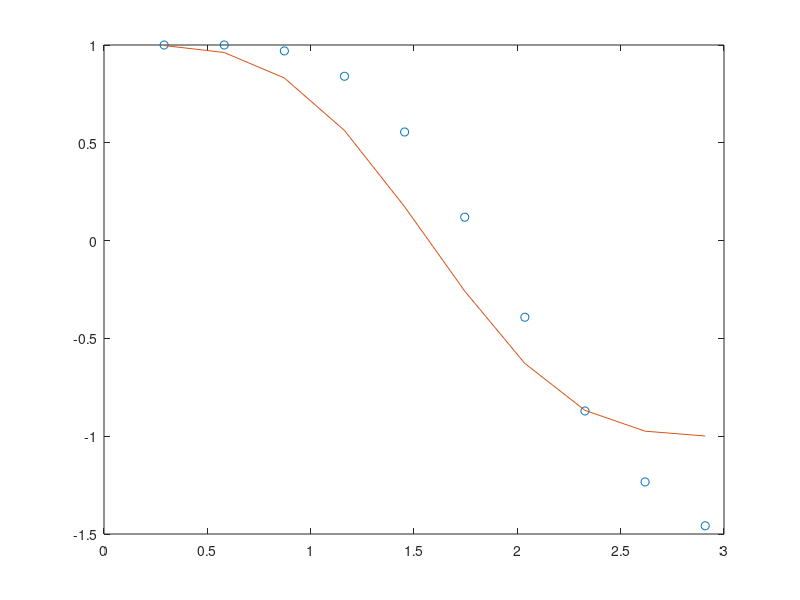

The MATLAB script that drew this image:
clear

f=@(x) cos(3*x) ;
y_ex=@(x) (9*cos(x)-cos(3*x))/8 ;

y0=1 ; % valor y(0) 
y1=0; % valor y'(0)
a=0 ; b=3.2 ; ndim=10 ; % ndim=input('ndim ? ')

h=(b-a)/(ndim+1);
x=(a+h):h:(b-h);

% sistema: y'=Ay+b
A=[0 1;-1 0];

y=zeros(2,ndim);
y(1,1)=y0; 
y(1,2)=y1; 

for i=1:(ndim-1)
  y(:,i+1)=y(:,i)+ h*(A*(y(:,i))+[0;f(x(:,i))]);
end
%calculo del error
for i=1:ndim 
  error(i)=y(1,i)-y_ex(x(:,i));
end
fprintf('Error=%e \r\n',norm(error,Inf));

plot(x,y(1,:),'o',x,y_ex(x));

%https://math.stackexchange.com/questions/2476544/extending-numerical-euler-method-to-higher-order-differential-equations